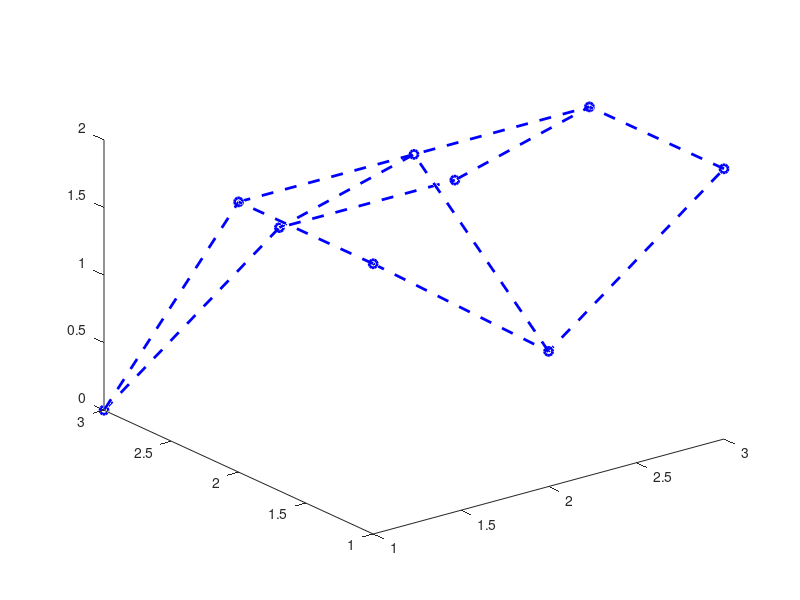

Write MATLAB code to recreate this figure. (Note: this script raises an error after producing the figure.)
k_u = 3; k_v = 3;
b_x = [1 2 3; 1 2 3; 1 2 3];
b_y = [1 1 1; 2 2 2; 3 3 3];
b_z = [2 1 2; 2 2 2; 0 1 1];
plot3(b_x, b_y, b_z, 'bo--', 'linewidth', 2); hold on;
plot3(b_x', b_y', b_z', 'b--', 'linewidth', 2);
knots_u = [zeros(1, k_u), ones(1, k_u)];
knots_v = [zeros(1, k_v), ones(1, k_v)];
tab = 0:0.05:1;
B_u = spcol(knots_u, k_u, tab);
B_v = spcol(knots_v, k_v, tab);
x_control_points = [];
y_control_points = [];
z_control_points = [];
X_x = B_u*b_x*B_v.';
X_y = B_u*b_y*B_v.';
X_z = B_u*b_z*B_v.';
surf(X_x, X_y, X_z, 'FaceAlpha', 0.8); shading flat;
s.EdgeColor = 'none';
hold on;
plot3(X_x(1, 1), X_y(1,1), X_z(1,1), 'k.', 'MarkerSize', 20);
plot3(X_x(end, end), X_y(end, end), X_z(end, end), 'k.', 'MarkerSize', 20);
plot3(X_x(end, 1), X_y(end,1), X_z(end,1), 'k.', 'MarkerSize', 20);
plot3(X_x(1, end), X_y(1,end), X_z(1,end), 'k.', 'MarkerSize', 20);
%border curves
plot3(X_x(:, end), X_y(:,end), X_z(:,end), 'k-', 'linewidth', 4);
plot3(X_x(:, 1), X_y(:,1), X_z(:,1), 'k-', 'linewidth', 4);
plot3(X_x(1, :), X_y(1,:), X_z(1,:), 'k-', 'linewidth', 4);
plot3(X_x(end, :), X_y(end,:), X_z(end,:), 'k-', 'linewidth', 4);